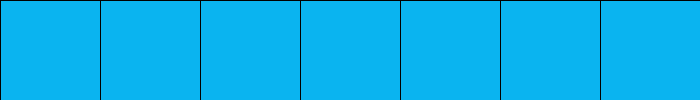
Frame 1 (no input)
Frame 60 (the mouse pressed at the canvas centre just before this capture): identical to frame 1, image omitted
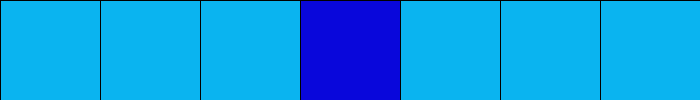
Frame 120 (the mouse held since frame 60 and released just before this capture)

The Processing sketch that drew these frames (run headless with seeded random() and noise(); from frame 60 on, the mouse is pressed at the canvas centre):

// Processing sketch: week05_5
// ── week05_5.pde
//week05-5 好玩的程式設計 for迴圈.陣列
int [] b = {0, 0, 0, 0, 0, 0, 0};//陣列, 決定要不要發亮
void setup(){
  size(700, 100);//視窗大小
}
void draw(){
  for (int i=0; i<7; i++){//用for迴圈, 逐一檢查 陣列
    if (b[i]==0){// 如果陣列是0
      fill(#0AB4F0);//就劃淡藍色
      rect(i*100, 0, 100, 100);
    } else{//否則
      fill(#0907DB);//就畫深藍色
      rect(i*100, 0, 100, 100);
    }
  }
}
void mousePressed(){//mouse按下去的時候
  int i=mouseX/100;//換算座標, 看是第幾個格子
  if (b[i]==0) b[i]=1;//0會變1
  else b[i]=0; //或1會變0
}
